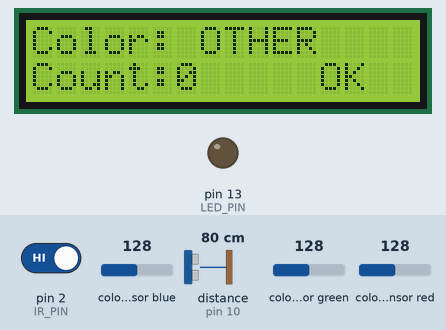
Simulated run of this sketch. Board: Arduino Uno, built with avr-gcc and run on an emulated ATmega328P. Parts: 16×2 character LCD, output pins drawn as LEDs (lit = HIGH). Wiring (inferred from the names in the program): ultrasonic range finder: trigger pin 9; echo pin 10; TCS3200 colour sensor: output pin 8; S2 pin 6; S3 pin 7; S0 pin 4; S1 pin 5. Inputs (shaded band) come from the test bench; at power-on: distance to the obstacle (sensor on pin 10) 80 cm, colour sensor blue 128, pin 2 (IR_PIN) HIGH, colour sensor green 128, colour sensor red 128. The echo pulse lasts 58.3 µs per cm; pins used as bus, display or sensor lines are not drawn; what the sketch prints to the serial monitor is not drawn.

Above: at 1.5 s.
1.6 s: distance to the obstacle (sensor on pin 10) set to 12 cm
3.9 s: distance to the obstacle (sensor on pin 10) set to 9 cm
At 5.9 s:
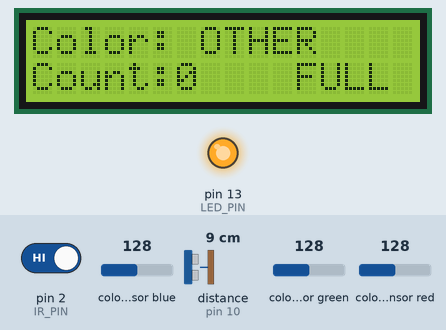
6.4 s: colour sensor blue set to 191
At 7.5 s:
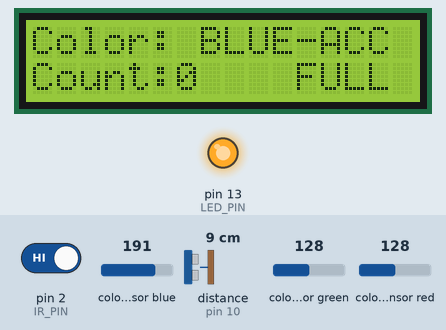
7.9 s: pin 2 (IR_PIN) driven LOW
At 8.4 s:
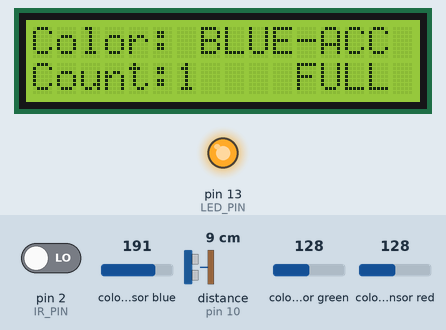
Timing chart, 0 to 10.4 s (numbered marks = the images above; inputs shaded):
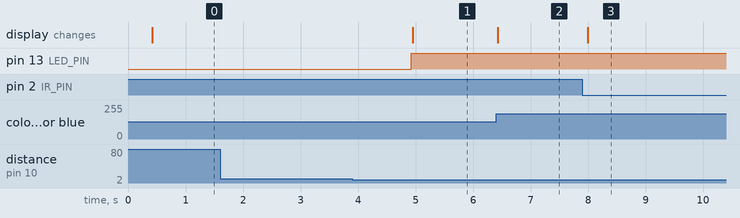

Measured:
- the behaviour switches between 11 and 10 cm on distance to the obstacle (sensor on pin 10) (found by bisection; images 0 and 1)
- after the input at 1.6 s, every drawn part: stays the same
- after the input at 3.9 s, pin 13 (LED_PIN): LOW → HIGH after 1.0 s; the display: changes after 1.1 s (image 1)
- after the input at 6.4 s, the display: changes at once (image 2)
- after the input at 7.9 s, the display: changes after 0.09 s (image 3)

The sketch:

4TH_TRY_.ino
```cpp
#include <Wire.h>
#include <LiquidCrystal_I2C.h>

// LCD
LiquidCrystal_I2C lcd(0x27, 16, 2);

// IR + Ultrasonic Pins
const int IR_PIN = 2;
const int TRIG_PIN = 9;
const int ECHO_PIN = 10;
const int LED_PIN = 13;

// TCS3200 color sensor pins
#define S0 4
#define S1 5
#define S2 6
#define S3 7
#define sensorOut 8

int redFreq, greenFreq, blueFreq;

// Bottle Counter
int bottleCount = 0;
int lastIRReading = HIGH;
int currentIRReading = HIGH;
unsigned long lastCountTime = 0;
const unsigned long COUNT_DELAY = 1000;
int lastDisplayedCount = -1;

// Level Check
bool lastContainerStatus = false;
unsigned long lastLevelCheck = 0;
const unsigned long LEVEL_CHECK_INTERVAL = 500;
const float CONTAINER_HEIGHT = 20.0;
const float FULL_THRESHOLD = 10.0;

const int READINGS_TO_AVERAGE = 3;
float distanceReadings[READINGS_TO_AVERAGE];
int readingIndex = 0;

// Color Detection
String colorStatus = "CHECKING";
bool shouldCount = true; // Flag to control counting based on color

void setup() {
  Serial.begin(9600);

  // IR & Ultrasonic
  pinMode(IR_PIN, INPUT);
  pinMode(TRIG_PIN, OUTPUT);
  pinMode(ECHO_PIN, INPUT);
  pinMode(LED_PIN, OUTPUT);

  // Color sensor
  pinMode(S0, OUTPUT);
  pinMode(S1, OUTPUT);
  pinMode(S2, OUTPUT);
  pinMode(S3, OUTPUT);
  pinMode(sensorOut, INPUT);
  digitalWrite(S0, HIGH);
  digitalWrite(S1, LOW);

  // LCD
  lcd.init();
  lcd.backlight();
  lcd.setCursor(0, 0);
  lcd.print("System Starting");

  for (int i = 0; i < READINGS_TO_AVERAGE; i++) {
    distanceReadings[i] = getSingleUltrasonicReading();
    delay(100);
  }
  lcd.clear();
}

void loop() {
  detectColor();
  handleBottleCounting();
  checkContainerLevel();
  updateLCD();
  delay(50);
}

void detectColor() {
  // Read RED frequency
  digitalWrite(S2, LOW); digitalWrite(S3, LOW);
  redFreq = pulseIn(sensorOut, LOW);

  // Read GREEN frequency
  digitalWrite(S2, HIGH); digitalWrite(S3, HIGH);
  greenFreq = pulseIn(sensorOut, LOW);

  // Read BLUE frequency
  digitalWrite(S2, LOW); digitalWrite(S3, HIGH);
  blueFreq = pulseIn(sensorOut, LOW);

  // Color detection logic - lower frequency means stronger color
  // Detect GREEN (reject bottle)
  if (greenFreq < redFreq && greenFreq < blueFreq) {
    colorStatus = "GREEN-REJECT";
    shouldCount = false; // Don't count green bottles
  }
  // Detect BLUE (accept bottle)
  else if (blueFreq < redFreq && blueFreq < greenFreq) {
    colorStatus = "BLUE-ACCEPT";
    shouldCount = true; // Count blue bottles
  }
  // Other colors or no clear detection
  else {
    colorStatus = "OTHER";
    shouldCount = false; // Don't count other colors by default
  }
}

void handleBottleCounting() {
  currentIRReading = digitalRead(IR_PIN);

  // Only count if:
  // 1. IR sensor detects transition (object passes)
  // 2. Color sensor says we should count (blue detected)
  // 3. Enough time has passed since last count
  if (currentIRReading == LOW && lastIRReading == HIGH &&
      shouldCount &&
      (millis() - lastCountTime) > COUNT_DELAY) {
    bottleCount++;
    lastCountTime = millis();

    // Optional: Print debug info
    Serial.print("Bottle counted! Color: ");
    Serial.print(colorStatus);
    Serial.print(", Total count: ");
    Serial.println(bottleCount);
  }
  // If green is detected and IR triggers, show rejection
  else if (currentIRReading == LOW && lastIRReading == HIGH &&
           !shouldCount &&
           (millis() - lastCountTime) > COUNT_DELAY) {
    lastCountTime = millis();

    // Optional: Print debug info for rejected bottles
    Serial.print("Bottle rejected! Color: ");
    Serial.println(colorStatus);
  }

  lastIRReading = currentIRReading;
}

void checkContainerLevel() {
  if (millis() - lastLevelCheck < LEVEL_CHECK_INTERVAL) return;

  float distance = getStableUltrasonicDistance();
  bool isFull;

  if (lastContainerStatus) {
    isFull = (distance <= FULL_THRESHOLD + 1.0 && distance > 0);
  } else {
    isFull = (distance <= FULL_THRESHOLD && distance > 0);
  }

  digitalWrite(LED_PIN, isFull ? HIGH : LOW);
  lastContainerStatus = isFull;
  lastLevelCheck = millis();
}

float getStableUltrasonicDistance() {
  float newReading = getSingleUltrasonicReading();
  if (newReading > 0) {
    distanceReadings[readingIndex] = newReading;
    readingIndex = (readingIndex + 1) % READINGS_TO_AVERAGE;

    float sum = 0;
    for (int i = 0; i < READINGS_TO_AVERAGE; i++) sum += distanceReadings[i];
    return sum / READINGS_TO_AVERAGE;
  }
  return -1;
}

float getSingleUltrasonicReading() {
  digitalWrite(TRIG_PIN, LOW);
  delayMicroseconds(2);
  digitalWrite(TRIG_PIN, HIGH);
  delayMicroseconds(10);
  digitalWrite(TRIG_PIN, LOW);

  unsigned long duration = pulseIn(ECHO_PIN, HIGH, 30000);
  if (duration == 0) return -1;
  float distance = (duration * 0.0343) / 2;
  return (distance < 1 || distance > 400) ? -1 : distance;
}

void updateLCD() {
  lcd.setCursor(0, 0);
  lcd.print("Color: ");
  if (colorStatus.length() <= 8) {
    lcd.print(colorStatus);
    // Clear any remaining characters
    for (int i = colorStatus.length(); i < 8; i++) {
      lcd.print(" ");
    }
  } else {
    // Truncate if too long
    lcd.print(colorStatus.substring(0, 8));
  }

  lcd.setCursor(0, 1);
  lcd.print("Count:");
  lcd.print(bottleCount);
  lcd.print(" ");

  lcd.setCursor(11, 1);
  lcd.print(lastContainerStatus ? "FULL" : " OK ");
}
```
